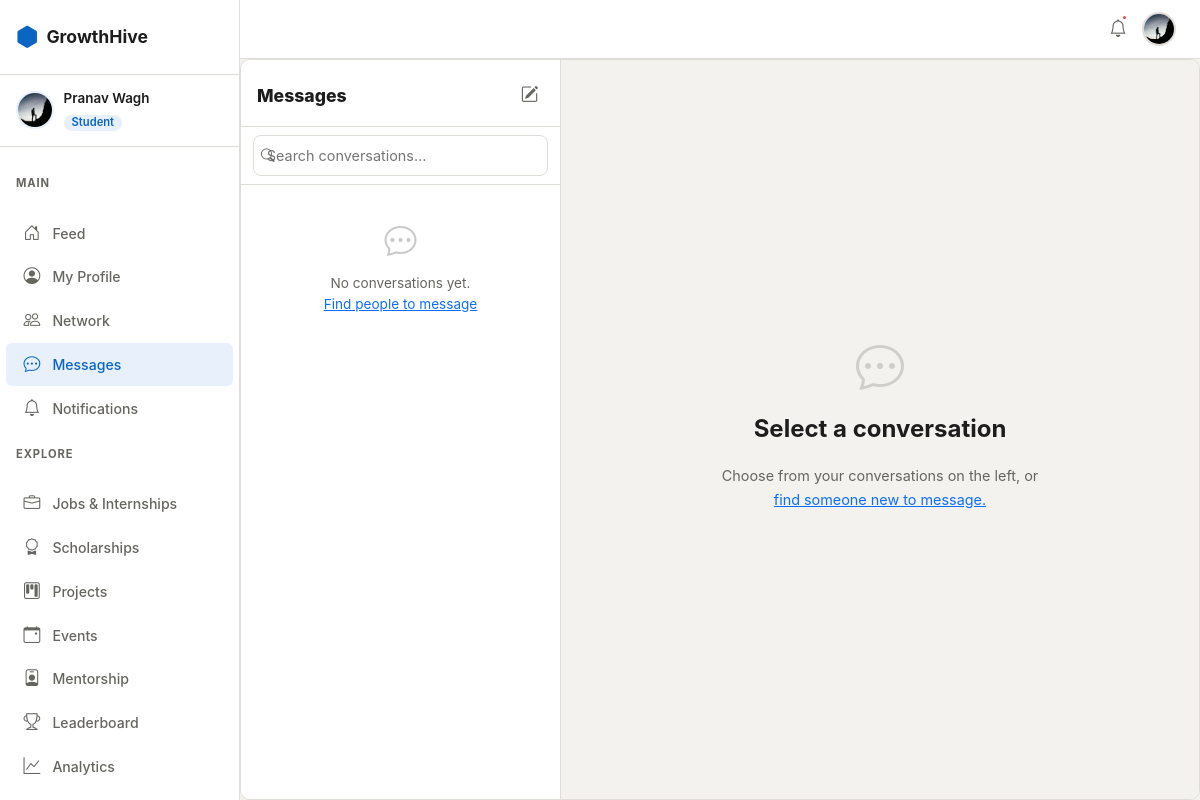
Page /chat/ (signed in) on the earlier database version.
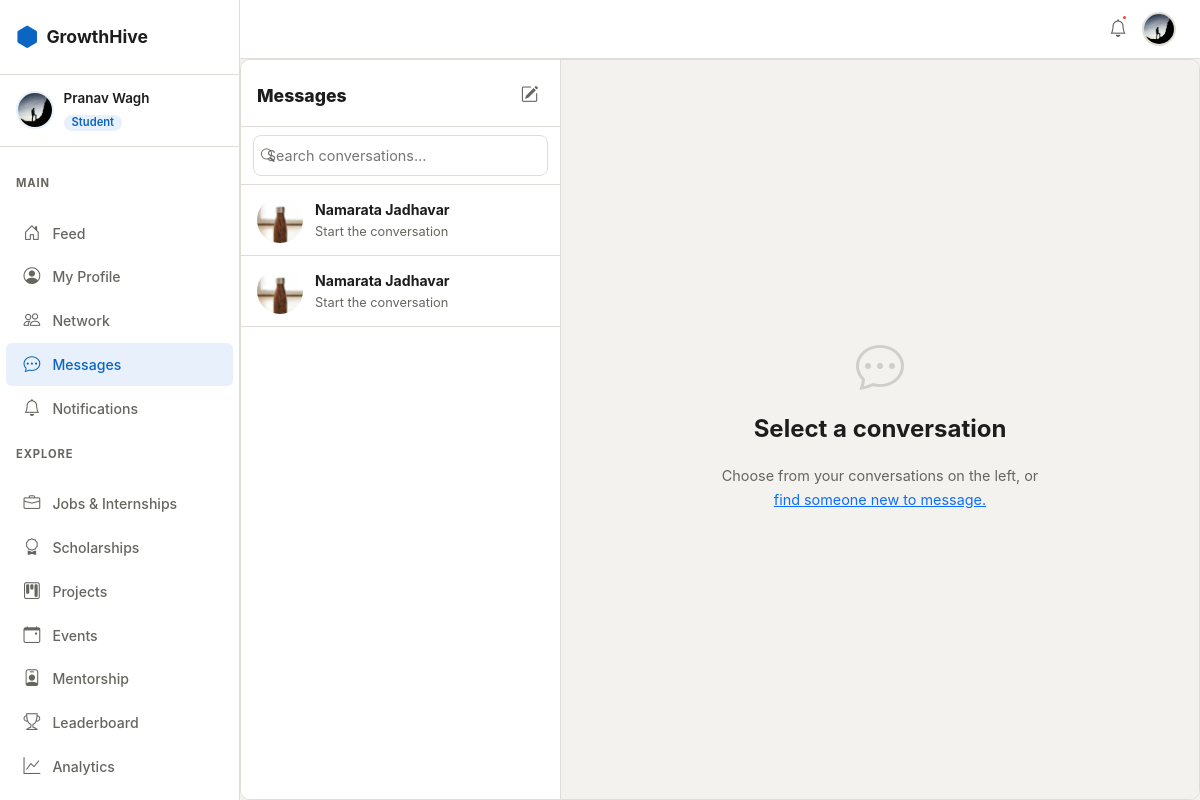
Same page on the later database version.
### apps/chat/models.py (models this page shows, shortened)
class ChatRoom(models.Model):
    class RoomType(models.TextChoices):
        DM    = 'dm',    'Direct Message'
        GROUP = 'group', 'Group Chat'
    room_type  = models.CharField(
        max_length=10, choices=RoomType.choices, default=RoomType.DM
    )
    name       = models.CharField(max_length=200, blank=True)  # group chats only
    members    = models.ManyToManyField(
        settings.AUTH_USER_MODEL,
        through='RoomMember',
        related_name='chat_rooms',
    )
    created_by = models.ForeignKey(
        settings.AUTH_USER_MODEL,
        on_delete=models.SET_NULL,
        null=True,
        related_name='created_rooms',
    )
    created_at = models.DateTimeField(auto_now_add=True)
    class Meta:
        ordering = ['-created_at']
    def get_other_member(self, user):
        return self.members.exclude(pk=user.pk).first()

### apps/chat/views.py (the view)
# urls.py: path('',                    views.inbox_view,     name='inbox'),
@login_required
@verified_required
def inbox_view(request):
    room_list = build_room_list(request.user)
    return render(request, 'chat/chat.html', {
        'room_list':   room_list,
        'active_room': None,
        'messages':    [],
        'other':       None,
    })

### apps/accounts/models.py (called while the page is built)
    def get_full_name(self):
        return f'{self.first_name} {self.last_name}'.strip()

    @property
    def is_student(self):
        return self.role == self.Role.STUDENT

    def get_avatar_url(self):
        if self.avatar:
            return self.avatar.url
        return '/static/images/default-avatar.png'

### apps/chat/models.py (called while the page is built)
    def unread_count(self):
        qs = self.room.messages.exclude(sender=self.user)
        if self.last_read:
            qs = qs.filter(created_at__gt=self.last_read)
        return qs.count()

### templates/chat/chat.html (shortened to what the changed rows need)
{% extends 'base.html' %}
{% load static %}
{% block content %}
<div class="gh-chat-shell">
  <aside class="gh-chat-list {% if active_room %}gh-chat-list--hidden-mobile{% endif %}">
    <div class="gh-chat-rooms" id="roomList">
      {% for item in room_list %}
      <a href="{% url 'chat:room' item.room.pk %}"
         class="gh-room-item {% if active_room and active_room.pk == item.room.pk %}active{% endif %}"
         id="room-item-{{ item.room.pk }}">
        <div class="gh-room-avatar-wrap">
          <img src="{{ item.display_avatar }}" class="gh-room-avatar" alt="avatar"/>
        </div>
        <div class="gh-room-meta">
          <div class="gh-room-top">
            <span class="gh-room-name">{{ item.display_name }}</span>
          </div>
          <div class="gh-room-bottom">
            <span class="gh-room-last-msg">
              {% if item.last_message %}
                {% if item.last_message.sender == request.user %}You: {% endif %}
                {{ item.last_message.content|truncatechars:35 }}
              {% else %}
                Start the conversation
              {% endif %}
            </span>
          </div>
        </div>
      </a>
      {% empty %}
      <div class="gh-chat-empty">
        <i class="bi bi-chat-dots"></i>
        <p>No conversations yet.<br/>
          <a href="{% url 'connections:network' %}">Find people to message</a>
        </p>
      </div>
      {% endfor %}
    </div>
  </aside>
</div>
{% endblock %}

Differences in the rows shown:
added ChatRoom: display_name "Namarata Jadhavar"
added ChatRoom: display_name "Namarata Jadhavar"
Other differences:
text no longer shown: "No conversations yet. Find people to message"
